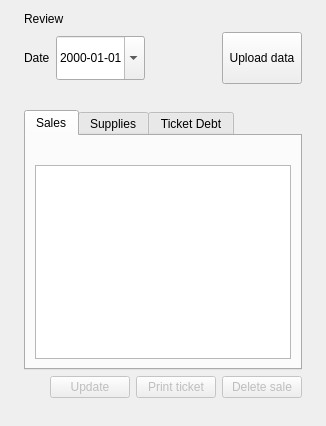
<?xml version="1.0" encoding="UTF-8"?>
<ui version="4.0">
 <class>ReviewPage</class>
 <widget class="QWidget" name="ReviewPage">
  <layout class="QVBoxLayout" name="reviewLayout" stretch="0,0,0,1,0,0">
   <property name="leftMargin"><number>24</number></property>
   <property name="topMargin"><number>12</number></property>
   <property name="rightMargin"><number>24</number></property>
   <property name="bottomMargin"><number>8</number></property>
   <property name="spacing"><number>6</number></property>
   <item>
    <widget class="QLabel" name="pageTitle">
     <property name="text"><string>Review</string></property>
    </widget>
   </item>
   <item>
    <layout class="QHBoxLayout" name="dateRow" stretch="0,0,1,0">
     <property name="leftMargin"><number>0</number></property>
     <property name="topMargin"><number>0</number></property>
     <property name="rightMargin"><number>0</number></property>
     <property name="bottomMargin"><number>0</number></property>
     <property name="spacing"><number>6</number></property>
     <item>
      <widget class="QLabel" name="reviewDateLabel">
       <property name="text"><string>Date</string></property>
      </widget>
     </item>
     <item>
      <widget class="QDateEdit" name="reviewDate">
       <property name="calendarPopup"><bool>true</bool></property>
       <property name="displayFormat"><string notr="true">yyyy-MM-dd</string></property>
       <property name="minimumSize"><size><width>0</width><height>44</height></size></property>
      </widget>
     </item>
     <item>
      <widget class="QLabel" name="reviewDayInfo">
      </widget>
     </item>
     <item>
      <widget class="QPushButton" name="uploadButton">
       <property name="text"><string>Upload data</string></property>
       <property name="minimumSize"><size><width>0</width><height>52</height></size></property>
      </widget>
     </item>
    </layout>
   </item>
   <item>
    <widget class="QLabel" name="uploadStatus">
     <property name="wordWrap"><bool>true</bool></property>
     <property name="visible"><bool>false</bool></property>
    </widget>
   </item>
   <item>
    <widget class="QTabWidget" name="reviewTabs">
     <widget class="QWidget" name="reviewSalesTab">
      <attribute name="title"><string>Sales</string></attribute>
      <layout class="QVBoxLayout" name="reviewSalesTabLayout" stretch="0,1">
       <property name="leftMargin"><number>9</number></property>
       <property name="topMargin"><number>9</number></property>
       <property name="rightMargin"><number>9</number></property>
       <property name="bottomMargin"><number>9</number></property>
       <property name="spacing"><number>6</number></property>
       <item>
        <widget class="QLabel" name="reviewSalesTotals">
        </widget>
       </item>
       <item>
        <widget class="QTableWidget" name="reviewSalesTable">
        </widget>
       </item>
      </layout>
     </widget>
     <widget class="QWidget" name="reviewSupplyTab">
      <attribute name="title"><string>Supplies</string></attribute>
      <layout class="QVBoxLayout" name="reviewSupplyTabLayout" stretch="0,1">
       <property name="leftMargin"><number>9</number></property>
       <property name="topMargin"><number>9</number></property>
       <property name="rightMargin"><number>9</number></property>
       <property name="bottomMargin"><number>9</number></property>
       <property name="spacing"><number>6</number></property>
       <item>
        <widget class="QLabel" name="reviewSupplyTotals">
        </widget>
       </item>
       <item>
        <widget class="QTableWidget" name="reviewSupplyTable">
        </widget>
       </item>
      </layout>
     </widget>
     <widget class="QWidget" name="reviewDebtTab">
      <attribute name="title"><string>Ticket Debt</string></attribute>
      <layout class="QVBoxLayout" name="reviewDebtTabLayout" stretch="0,1">
       <property name="leftMargin"><number>9</number></property>
       <property name="topMargin"><number>9</number></property>
       <property name="rightMargin"><number>9</number></property>
       <property name="bottomMargin"><number>9</number></property>
       <property name="spacing"><number>6</number></property>
       <item>
        <widget class="QLabel" name="reviewDebtTotals">
        </widget>
       </item>
       <item>
        <widget class="QTableWidget" name="reviewDebtTable">
        </widget>
       </item>
      </layout>
     </widget>
    </widget>
   </item>
   <item>
    <layout class="QHBoxLayout" name="editRow" stretch="0,1,0,0,0">
     <property name="leftMargin"><number>0</number></property>
     <property name="topMargin"><number>0</number></property>
     <property name="rightMargin"><number>0</number></property>
     <property name="bottomMargin"><number>0</number></property>
     <property name="spacing"><number>6</number></property>
     <item>
      <widget class="QLabel" name="reviewSelected">
      </widget>
     </item>
     <item>
      <spacer name="spacer1">
       <property name="orientation"><enum>Qt::Horizontal</enum></property>
       <property name="sizeHint" stdset="0"><size><width>12</width><height>20</height></size></property>
      </spacer>
     </item>
     <item>
      <widget class="QPushButton" name="updateButton">
       <property name="text"><string>Update</string></property>
       <property name="enabled"><bool>false</bool></property>
      </widget>
     </item>
     <item>
      <widget class="QPushButton" name="printTicketButton">
       <property name="text"><string>Print ticket</string></property>
       <property name="enabled"><bool>false</bool></property>
      </widget>
     </item>
     <item>
      <widget class="QPushButton" name="deleteSaleButton">
       <property name="text"><string>Delete sale</string></property>
       <property name="enabled"><bool>false</bool></property>
      </widget>
     </item>
    </layout>
   </item>
   <item>
    <widget class="QLabel" name="reviewStatus">
     <property name="wordWrap"><bool>true</bool></property>
    </widget>
   </item>
  </layout>
 </widget>
 <resources/>
 <connections/>
</ui>
